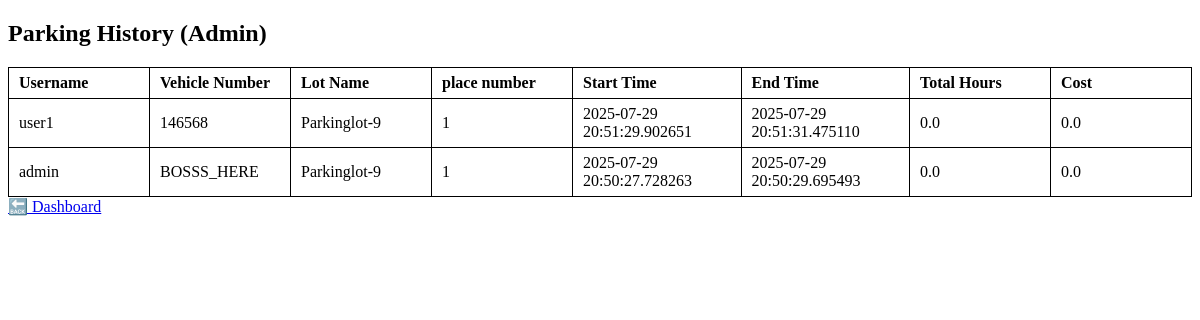
Before: /admin/history (signed in) with the older database file.
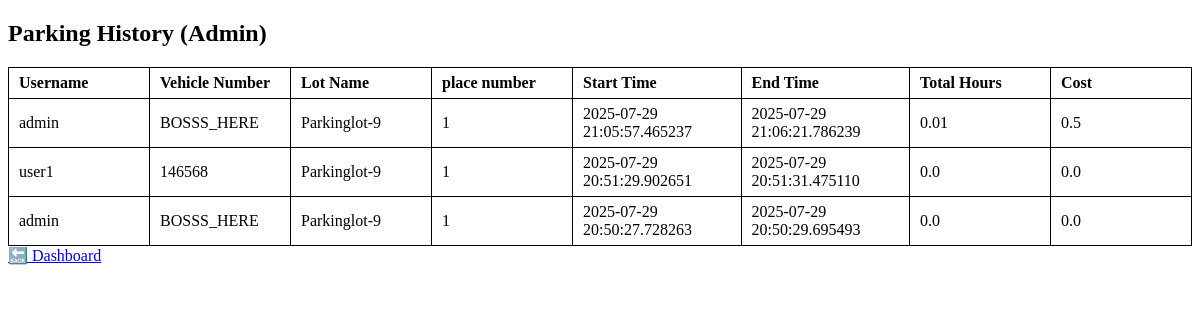
After: the same page with the newer database file.
### app.py (models this page shows)
class ParkingLot(db.Model):
    __tablename__ = 'parkinglots'
    id = db.Column(db.Integer, primary_key=True)
    name = db.Column(db.String(100), nullable=False)
    landmark = db.Column(db.String(100), nullable=False)
    address = db.Column(db.String(200))
    pincode = db.Column(db.String(10))
    price = db.Column(db.Integer)
    max_spots = db.Column(db.Integer)
    places = db.relationship('Place', backref='lot', lazy=True)

class User(db.Model):
    __tablename__ = 'user'
    id = db.Column(db.Integer, primary_key=True, autoincrement=True)
    username = db.Column(db.String(100), unique=True, nullable=False)
    password = db.Column(db.String(100), nullable=False)
    contact = db.Column(db.String(20), nullable=True)
    is_admin = db.Column(db.Boolean, default=False)
    vehicle_number = db.Column(db.String(30), unique=True, nullable=False)

class Reservation(db.Model):
    __tablename__ = 'reservation'
    id = db.Column(db.Integer, primary_key=True)
    user_id = db.Column(db.Integer, db.ForeignKey('user.id'))
    place_id = db.Column(db.Integer, db.ForeignKey('places.id'))
    start_time = db.Column(db.DateTime, default=datetime.now)
    end_time = db.Column(db.DateTime, nullable=True)
    status = db.Column(db.String(20), default='active')
    cost_per_hour = db.Column(db.Float, nullable=True)
    user = db.relationship('User', backref='reservations')
    place = db.relationship('Place', backref='reservations')

### app.py (the view)
@app.route('/admin/history')
def admin_history():
    if not session.get('is_admin'):
        flash("Access Denied: Admins only.", "danger")
        return redirect(url_for('login'))
    reservations = Reservation.query.order_by(Reservation.start_time.desc()).all()
    history_data = []
    for r in reservations:
        user = User.query.get(r.user_id)
        place = Place.query.get(r.place_id)
        lot = ParkingLot.query.get(place.lot_id) if place else None
        if not (user and lot and place):
            continue  # skip incomplete data
        if r.end_time:
            duration_seconds = (r.end_time - r.start_time).total_seconds()
        else:
            duration_seconds = (datetime.now() - r.start_time).total_seconds()
        total_hours = round(duration_seconds / 3600, 2)
        cost = round(total_hours * (r.cost_per_hour or 0), 2)
        history_data.append({
            'username': user.username,
            'vehicle_number': user.vehicle_number,
            'lot_name': lot.name,
            'place_number': place.number,
            'start_time': r.start_time,
            'end_time': r.end_time,
            'total_hours': total_hours,
            'cost': cost,
        })
    return render_template('admin_history.html', history=history_data)

### templates/admin_history.html (shortened to what this page needs)
<!DOCTYPE html>
<html>
<head>
</head>
<body>
    <h2>Parking History (Admin)</h2>
    <table>
        <thead>
            <tr>
                <th>Username</th>
                <th>Vehicle Number</th>
                <th>Lot Name</th>
                <th>place number</th>
                <th>Start Time</th>
                <th>End Time</th>
                <th>Total Hours</th>
                <th>Cost</th>
            </tr>
        </thead>
        <tbody>
            {% for record in history %}
            <tr>
                <td>{{ record.username }}</td>
                <td>{{ record.vehicle_number }}</td>
                <td>{{ record.lot_name }}</td>
                <td>{{record.place_number}}</td>
                <td>{{ record.start_time }}</td>
                <td>{{ record.end_time }}</td>
                <td>{{ record.total_hours }}</td>
                <td>{{ record.cost }}</td>
            </tr>
            {% else %}
            <tr>
                <td colspan="8">No history found.</td>
            </tr>
            {% endfor %}
        </tbody>
    </table>
    <a href="{{ url_for('dashboard') }}">🔙 Dashboard</a>
</body>
</html>

Changed rows visible on the page:
added Reservation: start_time "2025-07-29 21:05:57.465237", end_time "2025-07-29 21:06:21.786239"
Other visible differences:
new list line: "admin BOSSS_HERE"
new list line: "Parkinglot-9"
new list line: "1 0.01 0.5"
